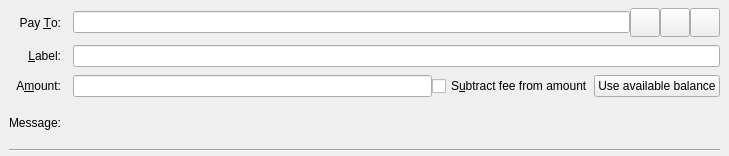
<?xml version="1.0" encoding="UTF-8"?>
<ui version="4.0">
 <class>SendCoinsEntry</class>
 <widget class="QStackedWidget" name="SendCoinsEntry">
  <property name="geometry">
   <rect>
    <x>0</x>
    <y>0</y>
    <width>729</width>
    <height>156</height>
   </rect>
  </property>
  <property name="sizePolicy">
   <sizepolicy hsizetype="Preferred" vsizetype="Fixed">
    <horstretch>0</horstretch>
    <verstretch>0</verstretch>
   </sizepolicy>
  </property>
  <property name="focusPolicy">
   <enum>Qt::TabFocus</enum>
  </property>
  <property name="autoFillBackground">
   <bool>false</bool>
  </property>
  <widget class="QFrame" name="SendCoins">
   <property name="toolTip">
    <string>This is a normal payment.</string>
   </property>
   <property name="frameShape">
    <enum>QFrame::NoFrame</enum>
   </property>
   <layout class="QGridLayout" name="gridLayout">
    <property name="topMargin">
     <number>8</number>
    </property>
    <property name="bottomMargin">
     <number>4</number>
    </property>
    <property name="horizontalSpacing">
     <number>12</number>
    </property>
    <property name="verticalSpacing">
     <number>8</number>
    </property>
    <item row="0" column="0">
     <widget class="QLabel" name="payToLabel">
      <property name="text">
       <string>Pay &amp;To:</string>
      </property>
      <property name="alignment">
       <set>Qt::AlignRight|Qt::AlignTrailing|Qt::AlignVCenter</set>
      </property>
      <property name="buddy">
       <cstring>payTo</cstring>
      </property>
     </widget>
    </item>
    <item row="0" column="1">
     <layout class="QHBoxLayout" name="payToLayout">
      <property name="spacing">
       <number>0</number>
      </property>
      <item>
       <widget class="QValidatedLineEdit" name="payTo">
        <property name="toolTip">
         <string>The Pandacoin address to send the payment to</string>
        </property>
       </widget>
      </item>
      <item>
       <widget class="QToolButton" name="addressBookButton">
        <property name="toolTip">
         <string>Choose previously used address</string>
        </property>
        <property name="text">
         <string/>
        </property>
        <property name="icon">
         <iconset resource="../bitcoin.qrc">
          <normaloff>:/icons/address-book</normaloff>:/icons/address-book</iconset>
        </property>
        <property name="iconSize">
         <size>
          <width>22</width>
          <height>22</height>
         </size>
        </property>
        <property name="shortcut">
         <string>Alt+A</string>
        </property>
       </widget>
      </item>
      <item>
       <widget class="QToolButton" name="pasteButton">
        <property name="toolTip">
         <string>Paste address from clipboard</string>
        </property>
        <property name="text">
         <string/>
        </property>
        <property name="icon">
         <iconset resource="../bitcoin.qrc">
          <normaloff>:/icons/editpaste</normaloff>:/icons/editpaste</iconset>
        </property>
        <property name="iconSize">
         <size>
          <width>22</width>
          <height>22</height>
         </size>
        </property>
        <property name="shortcut">
         <string>Alt+P</string>
        </property>
       </widget>
      </item>
      <item>
       <widget class="QToolButton" name="deleteButton">
        <property name="toolTip">
         <string>Remove this entry</string>
        </property>
        <property name="text">
         <string/>
        </property>
        <property name="icon">
         <iconset resource="../bitcoin.qrc">
          <normaloff>:/icons/remove</normaloff>:/icons/remove</iconset>
        </property>
        <property name="iconSize">
         <size>
          <width>22</width>
          <height>22</height>
         </size>
        </property>
       </widget>
      </item>
     </layout>
    </item>
    <item row="1" column="0">
     <widget class="QLabel" name="labellLabel">
      <property name="text">
       <string>&amp;Label:</string>
      </property>
      <property name="alignment">
       <set>Qt::AlignRight|Qt::AlignTrailing|Qt::AlignVCenter</set>
      </property>
      <property name="buddy">
       <cstring>addAsLabel</cstring>
      </property>
     </widget>
    </item>
    <item row="1" column="1">
     <widget class="QLineEdit" name="addAsLabel">
      <property name="toolTip">
       <string>Enter a label for this address to add it to the list of used addresses</string>
      </property>
     </widget>
    </item>
    <item row="2" column="0">
     <widget class="QLabel" name="amountLabel">
      <property name="text">
       <string>A&amp;mount:</string>
      </property>
      <property name="alignment">
       <set>Qt::AlignRight|Qt::AlignTrailing|Qt::AlignVCenter</set>
      </property>
      <property name="buddy">
       <cstring>payAmount</cstring>
      </property>
     </widget>
    </item>
    <item row="2" column="1">
     <layout class="QHBoxLayout" name="horizontalLayoutAmount" stretch="0,0,0">
      <item>
       <widget class="BitcoinAmountField" name="payAmount"/>
      </item>
      <item>
       <widget class="QCheckBox" name="checkboxSubtractFeeFromAmount">
        <property name="toolTip">
         <string>The fee will be deducted from the amount being sent. The recipient will receive less pandacoins than you enter in the amount field. If multiple recipients are selected, the fee is split equally.</string>
        </property>
        <property name="text">
         <string>S&amp;ubtract fee from amount</string>
        </property>
       </widget>
      </item>
      <item>
       <widget class="QPushButton" name="useAvailableBalanceButton">
        <property name="text">
         <string>Use available balance</string>
        </property>
       </widget>
      </item>
     </layout>
    </item>
    <item row="3" column="0">
     <widget class="QLabel" name="messageLabel">
      <property name="text">
       <string>Message:</string>
      </property>
      <property name="alignment">
       <set>Qt::AlignRight|Qt::AlignTrailing|Qt::AlignVCenter</set>
      </property>
     </widget>
    </item>
    <item row="3" column="1">
     <widget class="QLabel" name="messageTextLabel">
      <property name="toolTip">
       <string>A message that was attached to the Pandacoin: URI which will be stored with the transaction for your reference. Note: This message will not be sent over the Pandacoin network.</string>
      </property>
      <property name="textFormat">
       <enum>Qt::PlainText</enum>
      </property>
     </widget>
    </item>
    <item row="4" column="0" colspan="2">
     <widget class="Line" name="line">
      <property name="orientation">
       <enum>Qt::Horizontal</enum>
      </property>
     </widget>
    </item>
   </layout>
  </widget>
  <widget class="QFrame" name="SendCoins_UnauthenticatedPaymentRequest">
   <property name="palette">
    <palette>
     <active>
      <colorrole role="WindowText">
       <brush brushstyle="SolidPattern">
        <color alpha="255">
         <red>0</red>
         <green>0</green>
         <blue>0</blue>
        </color>
       </brush>
      </colorrole>
      <colorrole role="Button">
       <brush brushstyle="SolidPattern">
        <color alpha="255">
         <red>255</red>
         <green>255</green>
         <blue>127</blue>
        </color>
       </brush>
      </colorrole>
      <colorrole role="Light">
       <brush brushstyle="SolidPattern">
        <color alpha="255">
         <red>255</red>
         <green>255</green>
         <blue>255</blue>
        </color>
       </brush>
      </colorrole>
      <colorrole role="Midlight">
       <brush brushstyle="SolidPattern">
        <color alpha="255">
         <red>255</red>
         <green>255</green>
         <blue>191</blue>
        </color>
       </brush>
      </colorrole>
      <colorrole role="Dark">
       <brush brushstyle="SolidPattern">
        <color alpha="255">
         <red>127</red>
         <green>127</green>
         <blue>63</blue>
        </color>
       </brush>
      </colorrole>
      <colorrole role="Mid">
       <brush brushstyle="SolidPattern">
        <color alpha="255">
         <red>170</red>
         <green>170</green>
         <blue>84</blue>
        </color>
       </brush>
      </colorrole>
      <colorrole role="Text">
       <brush brushstyle="SolidPattern">
        <color alpha="255">
         <red>0</red>
         <green>0</green>
         <blue>0</blue>
        </color>
       </brush>
      </colorrole>
      <colorrole role="BrightText">
       <brush brushstyle="SolidPattern">
        <color alpha="255">
         <red>255</red>
         <green>255</green>
         <blue>255</blue>
        </color>
       </brush>
      </colorrole>
      <colorrole role="ButtonText">
       <brush brushstyle="SolidPattern">
        <color alpha="255">
         <red>0</red>
         <green>0</green>
         <blue>0</blue>
        </color>
       </brush>
      </colorrole>
      <colorrole role="Base">
       <brush brushstyle="SolidPattern">
        <color alpha="255">
         <red>255</red>
         <green>255</green>
         <blue>255</blue>
        </color>
       </brush>
      </colorrole>
      <colorrole role="Window">
       <brush brushstyle="SolidPattern">
        <color alpha="255">
         <red>255</red>
         <green>255</green>
         <blue>127</blue>
        </color>
       </brush>
      </colorrole>
      <colorrole role="Shadow">
       <brush brushstyle="SolidPattern">
        <color alpha="255">
         <red>0</red>
         <green>0</green>
         <blue>0</blue>
        </color>
       </brush>
      </colorrole>
      <colorrole role="AlternateBase">
       <brush brushstyle="SolidPattern">
        <color alpha="255">
         <red>255</red>
         <green>255</green>
         <blue>191</blue>
        </color>
       </brush>
      </colorrole>
      <colorrole role="ToolTipBase">
       <brush brushstyle="SolidPattern">
        <color alpha="255">
         <red>255</red>
         <green>255</green>
         <blue>220</blue>
        </color>
       </brush>
      </colorrole>
      <colorrole role="ToolTipText">
       <brush brushstyle="SolidPattern">
        <color alpha="255">
         <red>0</red>
         <green>0</green>
         <blue>0</blue>
        </color>
       </brush>
      </colorrole>
     </active>
     <inactive>
      <colorrole role="WindowText">
       <brush brushstyle="SolidPattern">
        <color alpha="255">
         <red>0</red>
         <green>0</green>
         <blue>0</blue>
        </color>
       </brush>
      </colorrole>
      <colorrole role="Button">
       <brush brushstyle="SolidPattern">
        <color alpha="255">
         <red>255</red>
         <green>255</green>
         <blue>127</blue>
        </color>
       </brush>
      </colorrole>
      <colorrole role="Light">
       <brush brushstyle="SolidPattern">
        <color alpha="255">
         <red>255</red>
         <green>255</green>
         <blue>255</blue>
        </color>
       </brush>
      </colorrole>
      <colorrole role="Midlight">
       <brush brushstyle="SolidPattern">
        <color alpha="255">
         <red>255</red>
         <green>255</green>
         <blue>191</blue>
        </color>
       </brush>
      </colorrole>
      <colorrole role="Dark">
       <brush brushstyle="SolidPattern">
        <color alpha="255">
         <red>127</red>
         <green>127</green>
         <blue>63</blue>
        </color>
       </brush>
      </colorrole>
      <colorrole role="Mid">
       <brush brushstyle="SolidPattern">
        <color alpha="255">
         <red>170</red>
         <green>170</green>
         <blue>84</blue>
        </color>
       </brush>
      </colorrole>
      <colorrole role="Text">
       <brush brushstyle="SolidPattern">
        <color alpha="255">
         <red>0</red>
         <green>0</green>
         <blue>0</blue>
        </color>
       </brush>
      </colorrole>
      <colorrole role="BrightText">
       <brush brushstyle="SolidPattern">
        <color alpha="255">
         <red>255</red>
         <green>255</green>
         <blue>255</blue>
        </color>
       </brush>
      </colorrole>
      <colorrole role="ButtonText">
       <brush brushstyle="SolidPattern">
        <color alpha="255">
         <red>0</red>
         <green>0</green>
         <blue>0</blue>
        </color>
       </brush>
      </colorrole>
      <colorrole role="Base">
       <brush brushstyle="SolidPattern">
        <color alpha="255">
         <red>255</red>
         <green>255</green>
         <blue>255</blue>
        </color>
       </brush>
      </colorrole>
      <colorrole role="Window">
       <brush brushstyle="SolidPattern">
        <color alpha="255">
         <red>255</red>
         <green>255</green>
         <blue>127</blue>
        </color>
       </brush>
      </colorrole>
      <colorrole role="Shadow">
       <brush brushstyle="SolidPattern">
        <color alpha="255">
         <red>0</red>
         <green>0</green>
         <blue>0</blue>
        </color>
       </brush>
      </colorrole>
      <colorrole role="AlternateBase">
       <brush brushstyle="SolidPattern">
        <color alpha="255">
         <red>255</red>
         <green>255</green>
         <blue>191</blue>
        </color>
       </brush>
      </colorrole>
      <colorrole role="ToolTipBase">
       <brush brushstyle="SolidPattern">
        <color alpha="255">
         <red>255</red>
         <green>255</green>
         <blue>220</blue>
        </color>
       </brush>
      </colorrole>
      <colorrole role="ToolTipText">
       <brush brushstyle="SolidPattern">
        <color alpha="255">
         <red>0</red>
         <green>0</green>
         <blue>0</blue>
        </color>
       </brush>
      </colorrole>
     </inactive>
     <disabled>
      <colorrole role="WindowText">
       <brush brushstyle="SolidPattern">
        <color alpha="255">
         <red>127</red>
         <green>127</green>
         <blue>63</blue>
        </color>
       </brush>
      </colorrole>
      <colorrole role="Button">
       <brush brushstyle="SolidPattern">
        <color alpha="255">
         <red>255</red>
         <green>255</green>
         <blue>127</blue>
        </color>
       </brush>
      </colorrole>
      <colorrole role="Light">
       <brush brushstyle="SolidPattern">
        <color alpha="255">
         <red>255</red>
         <green>255</green>
         <blue>255</blue>
        </color>
       </brush>
      </colorrole>
      <colorrole role="Midlight">
       <brush brushstyle="SolidPattern">
        <color alpha="255">
         <red>255</red>
         <green>255</green>
         <blue>191</blue>
        </color>
       </brush>
      </colorrole>
      <colorrole role="Dark">
       <brush brushstyle="SolidPattern">
        <color alpha="255">
         <red>127</red>
         <green>127</green>
         <blue>63</blue>
        </color>
       </brush>
      </colorrole>
      <colorrole role="Mid">
       <brush brushstyle="SolidPattern">
        <color alpha="255">
         <red>170</red>
         <green>170</green>
         <blue>84</blue>
        </color>
       </brush>
      </colorrole>
      <colorrole role="Text">
       <brush brushstyle="SolidPattern">
        <color alpha="255">
         <red>127</red>
         <green>127</green>
         <blue>63</blue>
        </color>
       </brush>
      </colorrole>
      <colorrole role="BrightText">
       <brush brushstyle="SolidPattern">
        <color alpha="255">
         <red>255</red>
         <green>255</green>
         <blue>255</blue>
        </color>
       </brush>
      </colorrole>
      <colorrole role="ButtonText">
       <brush brushstyle="SolidPattern">
        <color alpha="255">
         <red>127</red>
         <green>127</green>
         <blue>63</blue>
        </color>
       </brush>
      </colorrole>
      <colorrole role="Base">
       <brush brushstyle="SolidPattern">
        <color alpha="255">
         <red>255</red>
         <green>255</green>
         <blue>127</blue>
        </color>
       </brush>
      </colorrole>
      <colorrole role="Window">
       <brush brushstyle="SolidPattern">
        <color alpha="255">
         <red>255</red>
         <green>255</green>
         <blue>127</blue>
        </color>
       </brush>
      </colorrole>
      <colorrole role="Shadow">
       <brush brushstyle="SolidPattern">
        <color alpha="255">
         <red>0</red>
         <green>0</green>
         <blue>0</blue>
        </color>
       </brush>
      </colorrole>
      <colorrole role="AlternateBase">
       <brush brushstyle="SolidPattern">
        <color alpha="255">
         <red>255</red>
         <green>255</green>
         <blue>127</blue>
        </color>
       </brush>
      </colorrole>
      <colorrole role="ToolTipBase">
       <brush brushstyle="SolidPattern">
        <color alpha="255">
         <red>255</red>
         <green>255</green>
         <blue>220</blue>
        </color>
       </brush>
      </colorrole>
      <colorrole role="ToolTipText">
       <brush brushstyle="SolidPattern">
        <color alpha="255">
         <red>0</red>
         <green>0</green>
         <blue>0</blue>
        </color>
       </brush>
      </colorrole>
     </disabled>
    </palette>
   </property>
   <property name="toolTip">
    <string>This is an unauthenticated payment request.</string>
   </property>
   <property name="autoFillBackground">
    <bool>true</bool>
   </property>
   <property name="frameShape">
    <enum>QFrame::NoFrame</enum>
   </property>
   <layout class="QGridLayout" name="gridLayout_is">
    <property name="spacing">
     <number>12</number>
    </property>
    <item row="0" column="0">
     <widget class="QLabel" name="payToLabel_is">
      <property name="text">
       <string>Pay To:</string>
      </property>
      <property name="alignment">
       <set>Qt::AlignRight|Qt::AlignTrailing|Qt::AlignVCenter</set>
      </property>
     </widget>
    </item>
    <item row="0" column="1">
     <layout class="QHBoxLayout" name="payToLayout_is">
      <property name="spacing">
       <number>0</number>
      </property>
      <item>
       <widget class="QLabel" name="payTo_is"/>
      </item>
      <item>
       <widget class="QToolButton" name="deleteButton_is">
        <property name="toolTip">
         <string>Remove this entry</string>
        </property>
        <property name="text">
         <string/>
        </property>
        <property name="icon">
         <iconset resource="../bitcoin.qrc">
          <normaloff>:/icons/remove</normaloff>:/icons/remove</iconset>
        </property>
       </widget>
      </item>
     </layout>
    </item>
    <item row="1" column="0">
     <widget class="QLabel" name="memoLabel_is">
      <property name="text">
       <string>Memo:</string>
      </property>
      <property name="alignment">
       <set>Qt::AlignRight|Qt::AlignTrailing|Qt::AlignVCenter</set>
      </property>
     </widget>
    </item>
    <item row="1" column="1">
     <widget class="QLabel" name="memoTextLabel_is">
      <property name="textFormat">
       <enum>Qt::PlainText</enum>
      </property>
     </widget>
    </item>
    <item row="2" column="0">
     <widget class="QLabel" name="amountLabel_is">
      <property name="text">
       <string>A&amp;mount:</string>
      </property>
      <property name="alignment">
       <set>Qt::AlignRight|Qt::AlignTrailing|Qt::AlignVCenter</set>
      </property>
      <property name="buddy">
       <cstring>payAmount_is</cstring>
      </property>
     </widget>
    </item>
    <item row="2" column="1">
     <widget class="BitcoinAmountField" name="payAmount_is">
      <property name="acceptDrops">
       <bool>false</bool>
      </property>
     </widget>
    </item>
   </layout>
  </widget>
  <widget class="QFrame" name="SendCoins_AuthenticatedPaymentRequest">
   <property name="palette">
    <palette>
     <active>
      <colorrole role="WindowText">
       <brush brushstyle="SolidPattern">
        <color alpha="255">
         <red>0</red>
         <green>0</green>
         <blue>0</blue>
        </color>
       </brush>
      </colorrole>
      <colorrole role="Button">
       <brush brushstyle="SolidPattern">
        <color alpha="255">
         <red>140</red>
         <green>232</green>
         <blue>119</blue>
        </color>
       </brush>
      </colorrole>
      <colorrole role="Light">
       <brush brushstyle="SolidPattern">
        <color alpha="255">
         <red>230</red>
         <green>255</green>
         <blue>224</blue>
        </color>
       </brush>
      </colorrole>
      <colorrole role="Midlight">
       <brush brushstyle="SolidPattern">
        <color alpha="255">
         <red>185</red>
         <green>243</green>
         <blue>171</blue>
        </color>
       </brush>
      </colorrole>
      <colorrole role="Dark">
       <brush brushstyle="SolidPattern">
        <color alpha="255">
         <red>70</red>
         <green>116</green>
         <blue>59</blue>
        </color>
       </brush>
      </colorrole>
      <colorrole role="Mid">
       <brush brushstyle="SolidPattern">
        <color alpha="255">
         <red>93</red>
         <green>155</green>
         <blue>79</blue>
        </color>
       </brush>
      </colorrole>
      <colorrole role="Text">
       <brush brushstyle="SolidPattern">
        <color alpha="255">
         <red>0</red>
         <green>0</green>
         <blue>0</blue>
        </color>
       </brush>
      </colorrole>
      <colorrole role="BrightText">
       <brush brushstyle="SolidPattern">
        <color alpha="255">
         <red>155</red>
         <green>255</green>
         <blue>147</blue>
        </color>
       </brush>
      </colorrole>
      <colorrole role="ButtonText">
       <brush brushstyle="SolidPattern">
        <color alpha="255">
         <red>0</red>
         <green>0</green>
         <blue>0</blue>
        </color>
       </brush>
      </colorrole>
      <colorrole role="Base">
       <brush brushstyle="SolidPattern">
        <color alpha="255">
         <red>119</red>
         <green>255</green>
         <blue>233</blue>
        </color>
       </brush>
      </colorrole>
      <colorrole role="Window">
       <brush brushstyle="SolidPattern">
        <color alpha="255">
         <red>140</red>
         <green>232</green>
         <blue>119</blue>
        </color>
       </brush>
      </colorrole>
      <colorrole role="Shadow">
       <brush brushstyle="SolidPattern">
        <color alpha="255">
         <red>0</red>
         <green>0</green>
         <blue>0</blue>
        </color>
       </brush>
      </colorrole>
      <colorrole role="AlternateBase">
       <brush brushstyle="SolidPattern">
        <color alpha="255">
         <red>197</red>
         <green>243</green>
         <blue>187</blue>
        </color>
       </brush>
      </colorrole>
      <colorrole role="NoRole">
       <brush brushstyle="SolidPattern">
        <color alpha="255">
         <red>125</red>
         <green>194</green>
         <blue>122</blue>
        </color>
       </brush>
      </colorrole>
      <colorrole role="ToolTipBase">
       <brush brushstyle="SolidPattern">
        <color alpha="255">
         <red>255</red>
         <green>255</green>
         <blue>220</blue>
        </color>
       </brush>
      </colorrole>
      <colorrole role="ToolTipText">
       <brush brushstyle="SolidPattern">
        <color alpha="255">
         <red>0</red>
         <green>0</green>
         <blue>0</blue>
        </color>
       </brush>
      </colorrole>
     </active>
     <inactive>
      <colorrole role="WindowText">
       <brush brushstyle="SolidPattern">
        <color alpha="255">
         <red>0</red>
         <green>0</green>
         <blue>0</blue>
        </color>
       </brush>
      </colorrole>
      <colorrole role="Button">
       <brush brushstyle="SolidPattern">
        <color alpha="255">
         <red>140</red>
         <green>232</green>
         <blue>119</blue>
        </color>
       </brush>
      </colorrole>
      <colorrole role="Light">
       <brush brushstyle="SolidPattern">
        <color alpha="255">
         <red>230</red>
         <green>255</green>
         <blue>224</blue>
        </color>
       </brush>
      </colorrole>
      <colorrole role="Midlight">
       <brush brushstyle="SolidPattern">
        <color alpha="255">
         <red>185</red>
         <green>243</green>
         <blue>171</blue>
        </color>
       </brush>
      </colorrole>
      <colorrole role="Dark">
       <brush brushstyle="SolidPattern">
        <color alpha="255">
         <red>70</red>
         <green>116</green>
         <blue>59</blue>
        </color>
       </brush>
      </colorrole>
      <colorrole role="Mid">
       <brush brushstyle="SolidPattern">
        <color alpha="255">
         <red>93</red>
         <green>155</green>
         <blue>79</blue>
        </color>
       </brush>
      </colorrole>
      <colorrole role="Text">
       <brush brushstyle="SolidPattern">
        <color alpha="255">
         <red>0</red>
         <green>0</green>
         <blue>0</blue>
        </color>
       </brush>
      </colorrole>
      <colorrole role="BrightText">
       <brush brushstyle="SolidPattern">
        <color alpha="255">
         <red>155</red>
         <green>255</green>
         <blue>147</blue>
        </color>
       </brush>
      </colorrole>
      <colorrole role="ButtonText">
       <brush brushstyle="SolidPattern">
        <color alpha="255">
         <red>0</red>
         <green>0</green>
         <blue>0</blue>
        </color>
       </brush>
      </colorrole>
      <colorrole role="Base">
       <brush brushstyle="SolidPattern">
        <color alpha="255">
         <red>119</red>
         <green>255</green>
         <blue>233</blue>
        </color>
       </brush>
      </colorrole>
      <colorrole role="Window">
       <brush brushstyle="SolidPattern">
        <color alpha="255">
         <red>140</red>
         <green>232</green>
         <blue>119</blue>
        </color>
       </brush>
      </colorrole>
      <colorrole role="Shadow">
       <brush brushstyle="SolidPattern">
        <color alpha="255">
         <red>0</red>
         <green>0</green>
         <blue>0</blue>
        </color>
       </brush>
      </colorrole>
      <colorrole role="AlternateBase">
       <brush brushstyle="SolidPattern">
        <color alpha="255">
         <red>197</red>
         <green>243</green>
         <blue>187</blue>
        </color>
       </brush>
      </colorrole>
      <colorrole role="NoRole">
       <brush brushstyle="SolidPattern">
        <color alpha="255">
         <red>125</red>
         <green>194</green>
         <blue>122</blue>
        </color>
       </brush>
      </colorrole>
      <colorrole role="ToolTipBase">
       <brush brushstyle="SolidPattern">
        <color alpha="255">
         <red>255</red>
         <green>255</green>
         <blue>220</blue>
        </color>
       </brush>
      </colorrole>
      <colorrole role="ToolTipText">
       <brush brushstyle="SolidPattern">
        <color alpha="255">
         <red>0</red>
         <green>0</green>
         <blue>0</blue>
        </color>
       </brush>
      </colorrole>
     </inactive>
     <disabled>
      <colorrole role="WindowText">
       <brush brushstyle="SolidPattern">
        <color alpha="255">
         <red>70</red>
         <green>116</green>
         <blue>59</blue>
        </color>
       </brush>
      </colorrole>
      <colorrole role="Button">
       <brush brushstyle="SolidPattern">
        <color alpha="255">
         <red>140</red>
         <green>232</green>
         <blue>119</blue>
        </color>
       </brush>
      </colorrole>
      <colorrole role="Light">
       <brush brushstyle="SolidPattern">
        <color alpha="255">
         <red>230</red>
         <green>255</green>
         <blue>224</blue>
        </color>
       </brush>
      </colorrole>
      <colorrole role="Midlight">
       <brush brushstyle="SolidPattern">
        <color alpha="255">
         <red>185</red>
         <green>243</green>
         <blue>171</blue>
        </color>
       </brush>
      </colorrole>
      <colorrole role="Dark">
       <brush brushstyle="SolidPattern">
        <color alpha="255">
         <red>70</red>
         <green>116</green>
         <blue>59</blue>
        </color>
       </brush>
      </colorrole>
      <colorrole role="Mid">
       <brush brushstyle="SolidPattern">
        <color alpha="255">
         <red>93</red>
         <green>155</green>
         <blue>79</blue>
        </color>
       </brush>
      </colorrole>
      <colorrole role="Text">
       <brush brushstyle="SolidPattern">
        <color alpha="255">
         <red>70</red>
         <green>116</green>
         <blue>59</blue>
        </color>
       </brush>
      </colorrole>
      <colorrole role="BrightText">
       <brush brushstyle="SolidPattern">
        <color alpha="255">
         <red>155</red>
         <green>255</green>
         <blue>147</blue>
        </color>
       </brush>
      </colorrole>
      <colorrole role="ButtonText">
       <brush brushstyle="SolidPattern">
        <color alpha="255">
         <red>70</red>
         <green>116</green>
         <blue>59</blue>
        </color>
       </brush>
      </colorrole>
      <colorrole role="Base">
       <brush brushstyle="SolidPattern">
        <color alpha="255">
         <red>140</red>
         <green>232</green>
         <blue>119</blue>
        </color>
       </brush>
      </colorrole>
      <colorrole role="Window">
       <brush brushstyle="SolidPattern">
        <color alpha="255">
         <red>140</red>
         <green>232</green>
         <blue>119</blue>
        </color>
       </brush>
      </colorrole>
      <colorrole role="Shadow">
       <brush brushstyle="SolidPattern">
        <color alpha="255">
         <red>0</red>
         <green>0</green>
         <blue>0</blue>
        </color>
       </brush>
      </colorrole>
      <colorrole role="AlternateBase">
       <brush brushstyle="SolidPattern">
        <color alpha="255">
         <red>140</red>
         <green>232</green>
         <blue>119</blue>
        </color>
       </brush>
      </colorrole>
      <colorrole role="NoRole">
       <brush brushstyle="SolidPattern">
        <color alpha="255">
         <red>125</red>
         <green>194</green>
         <blue>122</blue>
        </color>
       </brush>
      </colorrole>
      <colorrole role="ToolTipBase">
       <brush brushstyle="SolidPattern">
        <color alpha="255">
         <red>255</red>
         <green>255</green>
         <blue>220</blue>
        </color>
       </brush>
      </colorrole>
      <colorrole role="ToolTipText">
       <brush brushstyle="SolidPattern">
        <color alpha="255">
         <red>0</red>
         <green>0</green>
         <blue>0</blue>
        </color>
       </brush>
      </colorrole>
     </disabled>
    </palette>
   </property>
   <property name="toolTip">
    <string>This is an authenticated payment request.</string>
   </property>
   <property name="autoFillBackground">
    <bool>true</bool>
   </property>
   <property name="frameShape">
    <enum>QFrame::NoFrame</enum>
   </property>
   <layout class="QGridLayout" name="gridLayout_s">
    <property name="spacing">
     <number>12</number>
    </property>
    <item row="0" column="0">
     <widget class="QLabel" name="payToLabel_s">
      <property name="text">
       <string>Pay To:</string>
      </property>
      <property name="alignment">
       <set>Qt::AlignRight|Qt::AlignTrailing|Qt::AlignVCenter</set>
      </property>
     </widget>
    </item>
    <item row="0" column="1">
     <layout class="QHBoxLayout" name="payToLayout_s">
      <property name="spacing">
       <number>0</number>
      </property>
      <item>
       <widget class="QLabel" name="payTo_s">
        <property name="textFormat">
         <enum>Qt::PlainText</enum>
        </property>
       </widget>
      </item>
      <item>
       <widget class="QToolButton" name="deleteButton_s">
        <property name="toolTip">
         <string>Remove this entry</string>
        </property>
        <property name="text">
         <string/>
        </property>
        <property name="icon">
         <iconset resource="../bitcoin.qrc">
          <normaloff>:/icons/remove</normaloff>:/icons/remove</iconset>
        </property>
       </widget>
      </item>
     </layout>
    </item>
    <item row="1" column="0">
     <widget class="QLabel" name="memoLabel_s">
      <property name="text">
       <string>Memo:</string>
      </property>
      <property name="alignment">
       <set>Qt::AlignRight|Qt::AlignTrailing|Qt::AlignVCenter</set>
      </property>
     </widget>
    </item>
    <item row="1" column="1">
     <widget class="QLabel" name="memoTextLabel_s">
      <property name="textFormat">
       <enum>Qt::PlainText</enum>
      </property>
     </widget>
    </item>
    <item row="2" column="0">
     <widget class="QLabel" name="amountLabel_s">
      <property name="text">
       <string>A&amp;mount:</string>
      </property>
      <property name="alignment">
       <set>Qt::AlignRight|Qt::AlignTrailing|Qt::AlignVCenter</set>
      </property>
      <property name="buddy">
       <cstring>payAmount_s</cstring>
      </property>
     </widget>
    </item>
    <item row="2" column="1">
     <widget class="BitcoinAmountField" name="payAmount_s">
      <property name="acceptDrops">
       <bool>false</bool>
      </property>
     </widget>
    </item>
   </layout>
  </widget>
 </widget>
 <customwidgets>
  <customwidget>
   <class>QValidatedLineEdit</class>
   <extends>QLineEdit</extends>
   <header>qt/qvalidatedlineedit.h</header>
  </customwidget>
  <customwidget>
   <class>BitcoinAmountField</class>
   <extends>QLineEdit</extends>
   <header>qt/bitcoinamountfield.h</header>
   <container>1</container>
  </customwidget>
 </customwidgets>
 <tabstops>
  <tabstop>payTo</tabstop>
  <tabstop>addressBookButton</tabstop>
  <tabstop>pasteButton</tabstop>
  <tabstop>deleteButton</tabstop>
  <tabstop>addAsLabel</tabstop>
  <tabstop>payAmount</tabstop>
  <tabstop>payAmount_is</tabstop>
  <tabstop>deleteButton_is</tabstop>
  <tabstop>payAmount_s</tabstop>
  <tabstop>deleteButton_s</tabstop>
 </tabstops>
 <resources>
  <include location="../bitcoin.qrc"/>
 </resources>
 <connections/>
</ui>
